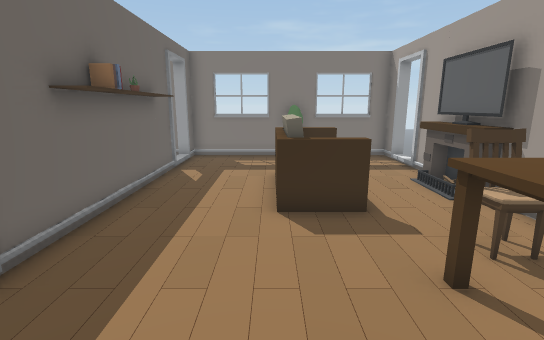
[1] (above)

16 first-person views from a walk through a Unity game level. The camera is 1.2 m above the floor, tilts 12° down and sees 85° across. The floor is counted in squares, 0.5 m on a side. Each view is taken from the middle of a square. On the plan, view 1 faces up. The plan holds only what a view shows up to about 19 squares ahead; the rest is blank. The place goes on beyond the plan. The player character is not drawn. Door leaves are left out, so doorways stand open.

[2]
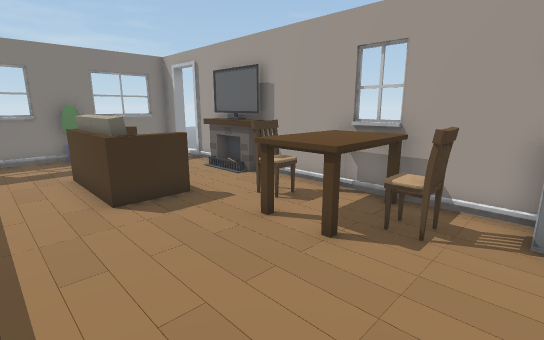

[3]
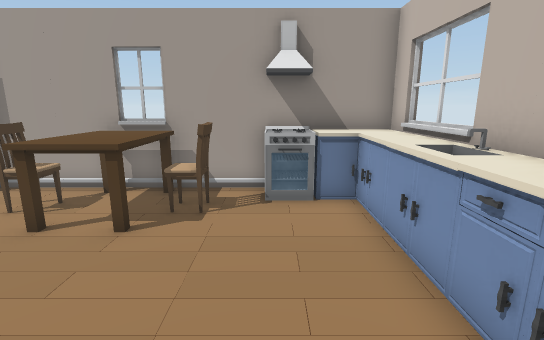

[4]
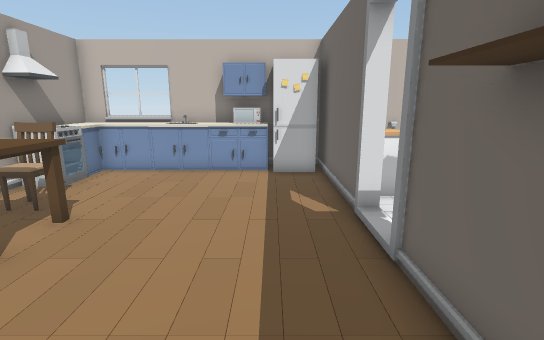

[5]
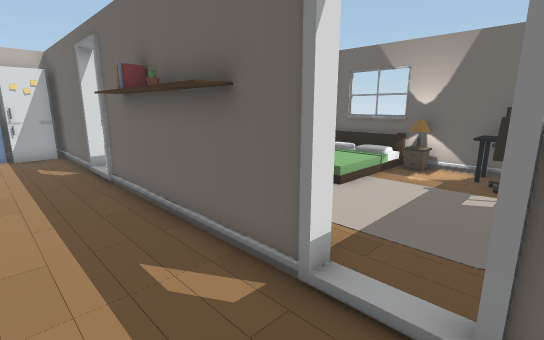

[6]
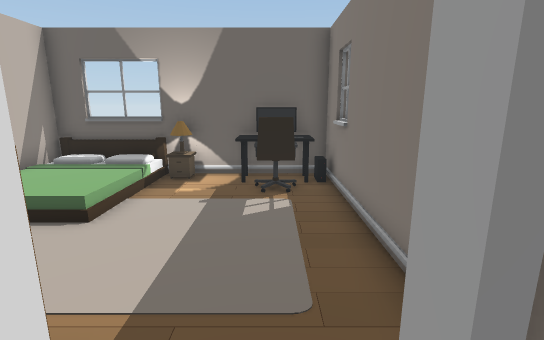

[7]
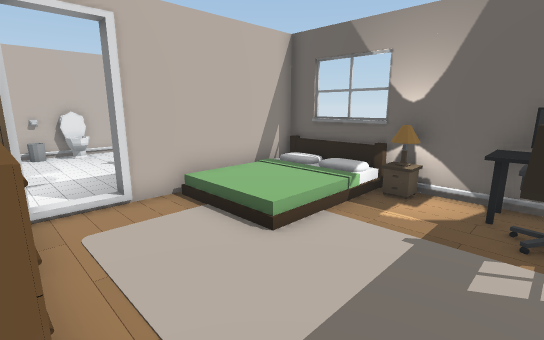

[8]
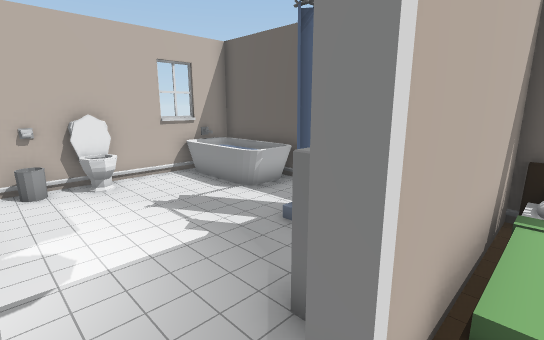

[9]
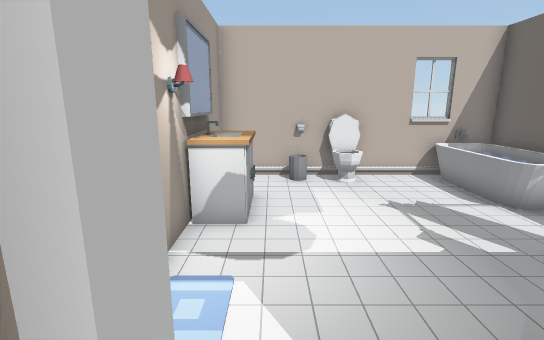

[10]
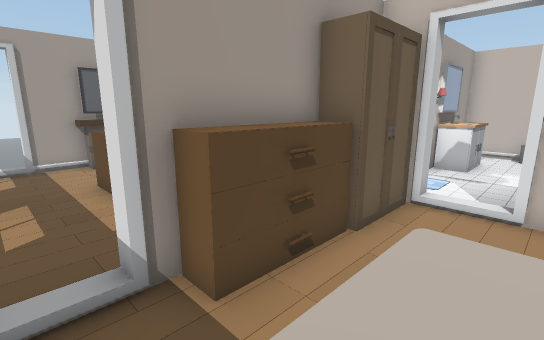

[11]
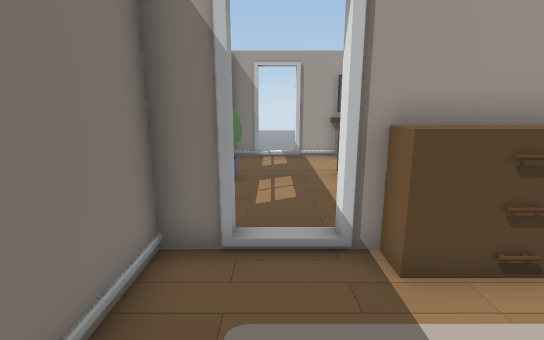

[12]
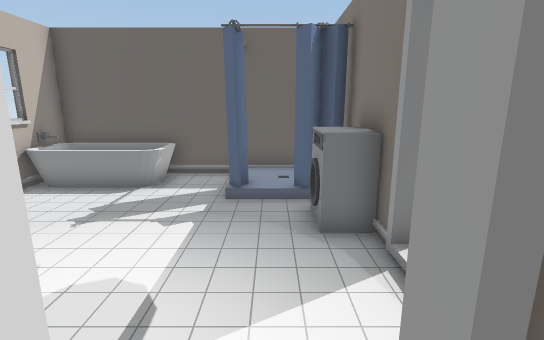

[13]
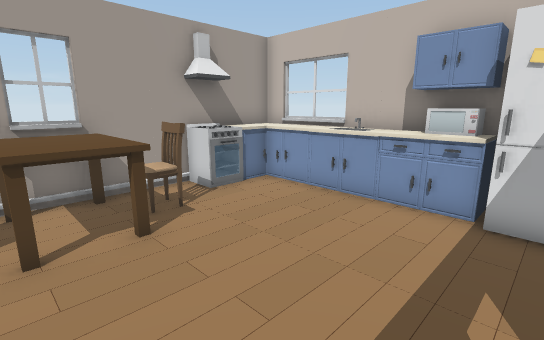

[14]
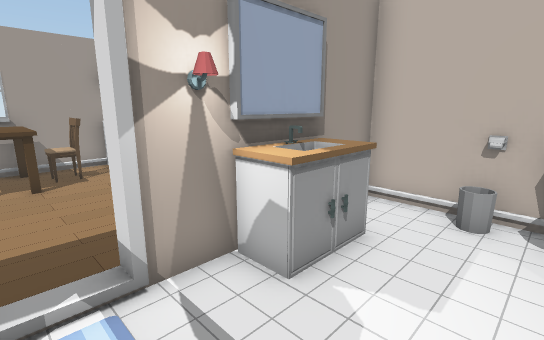

[15]
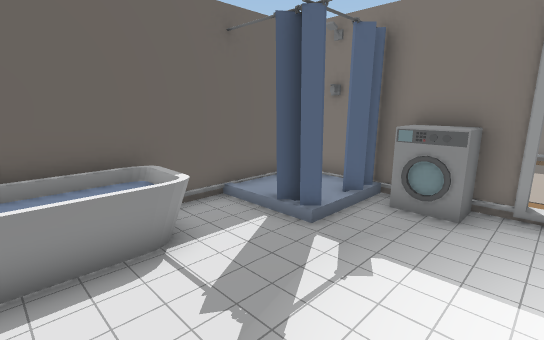

[16]
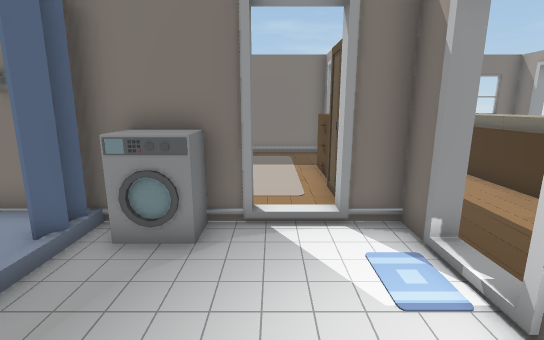

### Floor plan
Points are (right, up) in squares from view 1. A wall is a line through its corners. A room is listed if a view was taken in it or the views show most of it. See-through windows are left out.
Room 1 (views 1, 2, 3, 4, 5, 6, 12, 13)
walls: (-4, 5.6) (-4, 3.7); (-4, 0.6) (-4, -0.4); (-4, -1.6) (-4, -4.5); (-4, 11.8) (-4, 9.4); (5.7, 13.7) (5.7, 15) (-4, 15) (-4, 13.7); (-1.8, -4.5) (-1.8, -3.6) (-0.5, -3.6); (-2.1, -4.5) (5.7, -4.5) (5.7, 11.8)
ways out: open door at (-4, 12.5) to room 2; open door at (-4, 2.5) to room 3; open door at (6, 12.5)
objects: other object (-4, 6) to (-3, 10); fridge (-3, -4) to (-2, -3); other object (-1, -4) to (0, -3); sink (0, -4) to (3, -3); sofa (0, 7) to (2, 10); other object (1, 14); table (2, 2) to (5, 4); other object (4, -4) to (4, -3); oven (4, -2) to (5, -1); chair (4, 1); chair (4, 5); other object (5, -4) to (5, -3); TV (5, 7) to (5, 10)
Room 2 (views 7, 8, 9, 10, 11)
walls: (-4.2, 9.5) (-4.2, 11.8); (-5.6, 5.3) (-5.1, 5.3); (-4.2, 13.7) (-4.2, 15) (-13.7, 15) (-13.7, 5.3) (-7.4, 5.3)
ways out: open door at (-4, 12.5) to room 1; open door at (-6.5, 5) to room 3
objects: bed (-14, 6); other object (-13, 10); other object (-13, 12) to (-12, 12); other object (-13, 13); chair (-12, 13) to (-11, 14); closet (-5, 6) to (-5, 8); drawers (-5, 9) to (-5, 11)
Room 3 (views 14, 15, 16)
walls: (-4, -0.4) (-4, -1.6); (-6.6, -4.5) (-4.2, -4.5) (-4.2, 1.8); (-7.4, 5) (-12.8, 5); (-4, 1.8) (-4, 0.6); (-4.2, 3.7) (-4.2, 5) (-5.6, 5); (-13.7, 4) (-13.7, -4.5) (-9.4, -4.5)
low walls: (-7.6, 5) (-7.6, 5.5)
ways out: open door at (-4, 2.5) to room 1; open door at (-6.5, 5) to room 2
objects: other object (-13, -4) to (-12, 0); shower (-12, 2) to (-11, 2); shower (-11, 4); washer (-10, 4) to (-8, 5); other object (-9, -4) to (-8, -4); other object (-7, -4); other object (-6, -2) to (-5, 0); other object (-5, 1) to (-4, 1)

Where each view was taken, in squares from view 1:
view 1: 0 up, 0 right, facing up
view 2: 1 down, 2 left, facing up-right
view 3: 1 down, 3 left, facing right
view 4: 8 up, 2 left, facing down
view 5: 14 up, 1 left, facing down-left
view 6: 13 up, 3 left, facing left
view 7: 13 up, 5 left, facing down-left
view 8: 6 up, 6 left, facing down-left
view 9: 6 up, 6 left, facing down
view 10: 13 up, 8 left, facing down-right
view 11: 13 up, 9 left, facing right
view 12: 3 up, 3 left, facing left
view 13: 4 up, 3 left, facing down-right
view 14: 3 up, 8 left, facing down-right
view 15: 3 down, 7 left, facing up-left
view 16: 1 down, 7 left, facing up
